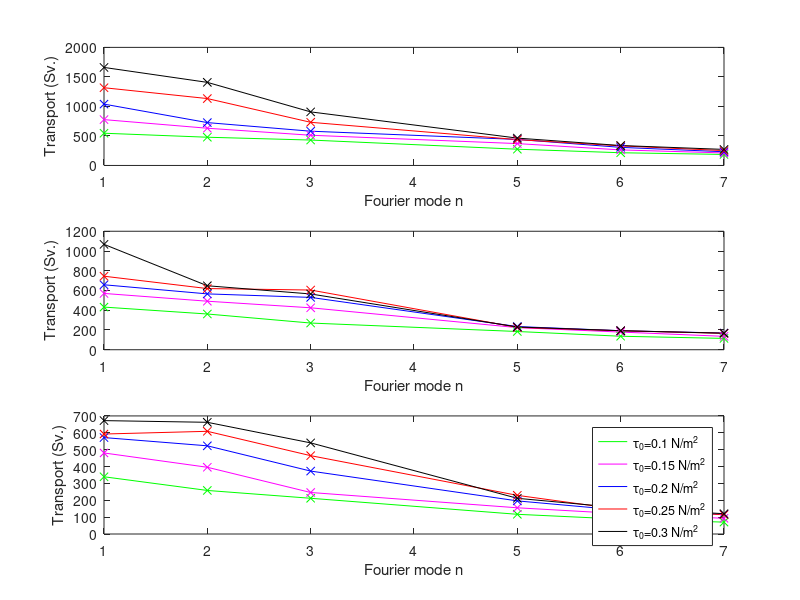

The MATLAB source for this figure:

clear all
NN=[1 2 3 5 6 7];

 TRAN_tau_1=[545.9  478.2  430.4  275.2  215.4  186.8];%tau=0.1; C=100m% BAZA TR_20_100

TRAN_tau_2=[ 776.4  630.5  511.8  370.4  263.4  212.0];%tau=0.15; C=100m% BAZA TR_20_100

TRAN_tau_3=[ 1039.0  725.9  580.3  440.9  306.4  232.2];%tau=0.2; C=100m% BAZA TR_20_100

TRAN_tau_4=[ 1316.7  1133.2  731.0  437.7  331.7  251.8];%tau=0.25; C=100m% BAZA TR_20_100

TRAN_tau_5=[ 1660.4  1407.5  907.4  463.4  337.6  272.0];%tau=0.3; C=100m%OK% BAZA TR_20_100% ALL CHECKED 5.12.2024

    subplot(3,1,1)
   plot(NN,TRAN_tau_1,'g')
hold on
   plot(NN,TRAN_tau_2,'m')
hold on
  plot(NN,TRAN_tau_3,'b')
hold on
  plot(NN,TRAN_tau_4,'r')
hold on
 plot(NN,TRAN_tau_5,'k')
hold on

   plot(NN,TRAN_tau_1,'xg')
hold on
   plot(NN,TRAN_tau_2,'xm')
hold on
  plot(NN,TRAN_tau_3,'xb')
hold on
  plot(NN,TRAN_tau_4,'xr')
hold on
  plot(NN,TRAN_tau_5,'xk')
hold on

% title('Transport ; Topographic amplitude 100 m; ')
  x1=xlabel('Fourier mode n')
y1=ylabel('Transport (Sv.)')

clear all
 
NN=[1 2 3 5 6 7];

TRAN_tau_1=[ 431.9  361.9  270.3  184.7  136.6  114.8];%tau=0.1; C=200m% BASE TR_20_100

TRAN_tau_2=[ 570.2  491.5  424.8  224.1  178.9  135.7];%tau=0.15; C=200m% BASE TR_20_100

TRAN_tau_3=[ 657.9  565.6  530.1  234.7  192.4  169.0];%tau=0.2; C=200m% BASE TR_20_100

TRAN_tau_4=[ 744.7  619.5  604.7  226.6  191.9  166.4];%tau=0.25; C=200m% BASE TR_20_100

TRAN_tau_5=[ 1067.4  648.0  564.9  230.4  192.8  167.4];%tau=0.3; C=200m%OK% BASE TR_20_100% % ALL CHECKED 5.12.2024

    subplot(3,1,2)
   plot(NN,TRAN_tau_1,'g')
hold on
   plot(NN,TRAN_tau_2,'m')
hold on
  plot(NN,TRAN_tau_3,'b')
hold on
  plot(NN,TRAN_tau_4,'r')
hold on
 plot(NN,TRAN_tau_5,'k')
hold on

   plot(NN,TRAN_tau_1,'xg')
hold on
   plot(NN,TRAN_tau_2,'xm')
hold on
  plot(NN,TRAN_tau_3,'xb')
hold on
  plot(NN,TRAN_tau_4,'xr')
hold on
  plot(NN,TRAN_tau_5,'xk')
hold on

% title('Transport ; Topographic amplitude 200 m; ')
    x1=xlabel('Fourier mode n')
y1=ylabel('Transport (Sv.)')

clear all
   
NN=[1 2 3 5 6 7];

TRAN_tau_1=[ 339.3  258.2  211.8  116.8  88.2  70.5];%tau=0.1; C=300m% BASE TR_20_100

TRAN_tau_2=[ 480.4  395.6  246.1  155.4  120.7  93.1];%tau=0.15; C=300m% BASE TR_20_100

TRAN_tau_3=[ 571.7  522.8  373.0  196.3  141.5  115.8];%tau=0.2; C=300m% BASE TR_20_100

TRAN_tau_4=[ 592.7  608.8  464.4  229.2  145.2  114.6];%tau=0.25; C=300m% BASE TR_20_100

TRAN_tau_5= [672.2  662.2  540.2  211.7  154.9  120.3];%tau=0.3; C=300m%OK% BASE TR_20_100% ALL CHECKED 5.12.2024

    subplot(3,1,3)
   plot(NN,TRAN_tau_1,'g')
hold on
   plot(NN,TRAN_tau_2,'m')
hold on
  plot(NN,TRAN_tau_3,'b')
hold on
  plot(NN,TRAN_tau_4,'r')
hold on
 plot(NN,TRAN_tau_5,'k')
hold on

   plot(NN,TRAN_tau_1,'xg')
hold on
   plot(NN,TRAN_tau_2,'xm')
hold on
  plot(NN,TRAN_tau_3,'xb')
hold on
  plot(NN,TRAN_tau_4,'xr')
hold on
  plot(NN,TRAN_tau_5,'xk')
hold on

% title('Transport ; Topographic amplitude 300 m; ')
    x1=xlabel('Fourier mode n')
y1=ylabel('Transport (Sv.)')
legend('\tau_0=0.1 N/{m^2}','\tau_0=0.15 N/{m^2}','\tau_0=0.2 N/{m^2}','\tau_0=0.25 N/{m^2}','\tau_0=0.3 N/{m^2}')
  %==========================











